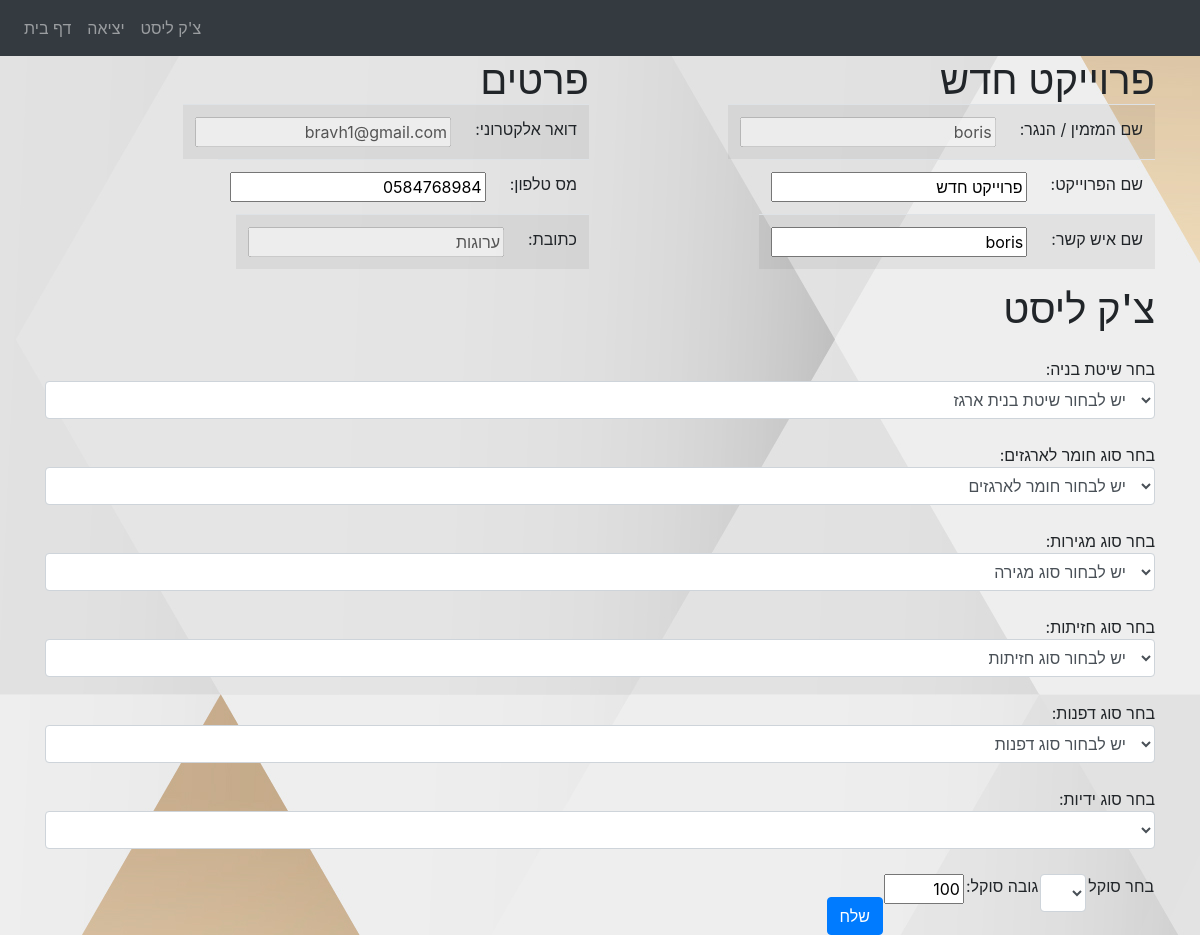
The app's page /CheckList (signed in), older data.
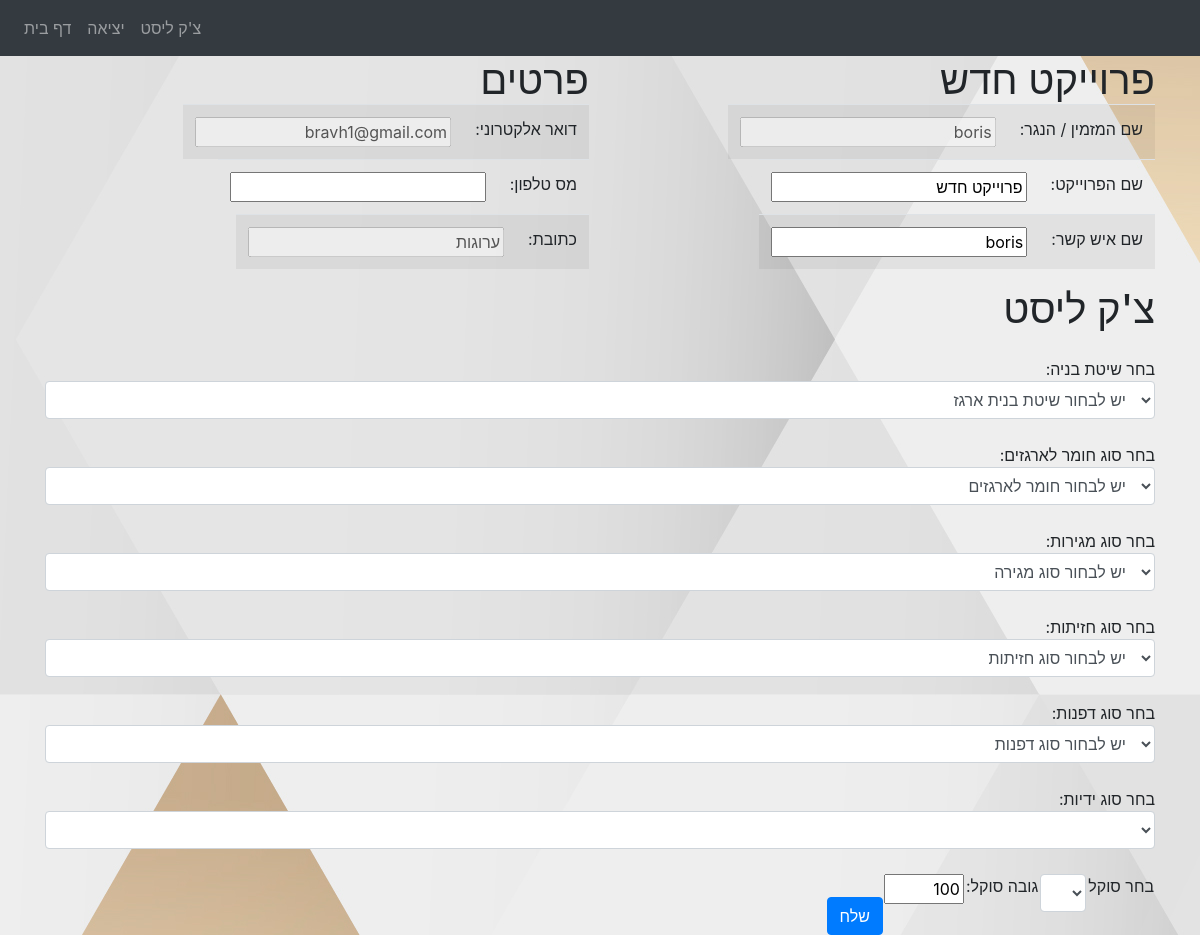
The same page, newer data.
### website/models.py (models this page shows)
class User(db.Model , UserMixin):
    id = db.Column(db.Integer, primary_key=True)
    email = db.Column(db.String(150), unique=True)
    password = db.Column(db.String(150))
    first_name = db.Column(db.String(150))
    last_name = db.Column(db.String(150))
    address = db.Column(db.String(150))
    phone = db.Column(db.String(150))
    admin = db.Column(db.Boolean, default=False)

### website/checklist.py (the view, shortened to what this page needs)
@checklist.route('/CheckList' ,methods=['GET', 'POST'])
@login_required
def CheckList():
    conm = ConMeths.query.filter_by(CType = "CCM").all()#contruction method cabinets
    cabmats = Materials.query.filter_by(MType = "CM").all() #materials for cabinet
    doorfp = Doors.query.filter_by(DType = "XDP").all() #doors for pain
    doornp = Doors.query.filter_by(DType = "XDNP").all() #doors not gor paint
    metaldrawerconst = ConMeths.query.filter_by(CType = "MCDWM").all()
    dnpm = Materials.query.filter_by(MType = "DNPM").all()#materials for doors not for paot
    dpm = Materials.query.filter_by(MType = "DP").all()#materials for paint doors
    rolls = Drawers.query.filter_by(dwtype = "MDW").all()
    drawermat = Materials.query.filter_by(MType = "DWM").all() #materials for drawers
    pulls = Pulls.query.order_by(Pulls.name).all() #pulls pick
    sokel = Sokels.query.order_by(Sokels.name).all() #sokel pick
    conmdw = ConMeths.query.filter_by(CType = "CDWM").all() #construction method wooden drawer box
    return render_template('CheckList.html', user=current_user, metaldrawerconst = metaldrawerconst ,doornp=doornp ,dpm=dpm, dnpm=dnpm ,conm= conm ,drawermat = drawermat ,sokel = sokel, doorfp = doorfp, cabmats = cabmats, rolls = rolls, pulls= pulls, conmdw = conmdw)

### website/__init__.py (called while the page is built)
def create_app():
    app = Flask(__name__)
    app.config['SECRET_KEY'] = 'sOdkamUsLaparaVelaSus'
    app.config['SQLALCHEMY_DATABASE_URI'] = f'sqlite:///{DB_NAME}'
    db.init_app(app)
    from .views import views
    from .auth import auth
    from .checklist import checklist
    from .admin import admin
    app.register_blueprint(views, url_prefix='/')
    app.register_blueprint(auth, url_prefix='/')
    app.register_blueprint(checklist, url_prefix='/')
    app.register_blueprint(admin, url_prefix='/')
    from .models import User
    create_database(app)
    login_manager = LoginManager()
    login_manager.login_view = 'auth.login'
    login_manager.init_app(app)
    @login_manager.user_loader
    def load_user(id):
        return User.query.get(int(id))
    return app

### website/templates/CheckList.html (shortened to what this page needs)
{% extends "base.html" %}
{% block content %}
<body onload="load()">
<form method="POST">
    <div id="rightside">
             <h1  >פרוייקט חדש</h1>
            <table  class="table table-striped">
                    <tr>
                    <td>:שם המזמין / הנגר </td><td> <input disabled="true" value="{{current_user.first_name}}" /></td>
                    </tr>
                    <tr>
                    <td>:שם הפרוייקט</td> <td><input name="projname" value="פרוייקט חדש"/></td>
                    </tr>
                    <tr>
                    <td>:שם איש קשר</td><td><input name="contactname" value="{{current_user.first_name}}" /></td>
                    </tr>
            </table>
    </div>
    <div id="leftside">
            <h1  > פרטים</h1>
            <table  class="table table-striped" >
                    <tr>
                    <td>:דואר אלקטרוני</td><td><input disabled="true" value="{{current_user.email}}"/></td>
                    </tr>
                    <tr>
                    <td>:מס טלפון</td><td><input name="phonen" value="{{current_user.phone}}"/></td>
                    </tr>
                    <tr>
                    <td>:כתובת</td><td><input disabled="true" value="{{current_user.address}}"/></td>
                    </tr>
             </table>
     </div>
            <h1 > צ'ק ליסט</h1>
            <br>
            <div>
                :בחר שיטת בניה
                 <select class="form-control" name="conmval">
                    <option disabled selected value>יש לבחור שיטת בנית ארגז </option>
                 </select class="form-control">
                </div>
                <br>
                <div>
                    :בחר סוג חומר לארגזים
                 <select class="form-control"  id="cabmat" name="cabmatval" >
                    <option disabled selected value>יש לבחור חומר לארגזים</option>
                 </select class="form-control">
                </div>
                <br>
            <div>
                <div>
                    <table>
                 <select class="form-control" id="chosen_drawer" name="rollsval"  onchange="selectdrawer();">
                    <option disabled selected value>יש לבחור סוג מגירה</option>
                    </select class="form-control">
                 </table>
                 </div>
            <br>
            <div>
                :בחר סוג חזיתות
                <select class="form-control" id = "doorval" name="doorval" onchange="selectdoor();">
                    <option disabled selected value>יש לבחור סוג חזיתות</option>
                </select class="form-control">
           </div>
           <br>
           <div>
            :בחר סוג דפנות
            <select class="form-control" id = "dval" name="dval" onchange="selectd();">
                <option disabled selected value>יש לבחור סוג דפנות</option>
            </select class="form-control">
       </div>
       <br>
            <div>
                :בחר סוג ידיות
                <select class="form-control" id ="pulls" name="pullsval">
                </select class="form-control">
            </div>
            <br>
            <table>
                <td>בחר סוקל</td>
                <td>
                   <select class="form-control" id="chosen_sokel" name="sokelval" style="text-align:right;" onchange="selectsokel();" >
                   </select class="form-control">
               </td>
                <td>:גובה סוקל</td>
               <td>
               <input name="sokelgovaval" value="100" id="govasokel" style="width:80px ;float:right;">
               </td>
           </table>
           </div>
           <br>
   <input class="btn btn-primary" value="שלח" type="submit"/>
</form>
</body>
{% endblock %}

### website/templates/base.html (shortened to what this page needs)
<!DOCTYPE html>
<html style="background-image: url('..//static//back.jpg')" >
  <head>
    <link
      rel="stylesheet"
      href="https://stackpath.bootstrapcdn.com/bootstrap/4.4.1/css/bootstrap.min.css"
    />
    <link
      rel="stylesheet"
      href="https://stackpath.bootstrapcdn.com/font-awesome/4.7.0/css/font-awesome.min.css"
    />
  </head>
  <body >
    <nav class="navbar navbar-expand-lg navbar-dark bg-dark">
      <div class="collapse navbar-collapse" id="navbar">
        <div class="navbar-nav">
          {% if user.is_authenticated %}
          <a class="nav-item nav-link" id="home" href="/">דף בית</a>
          <a class="nav-item nav-link" id="logout" href="/logout">יציאה</a>
          <a class="nav-item nav-link" id="load" href="/CheckList">צ'ק ליסט  </a>
          {% else %}
          <a class="nav-item nav-link" id="login" href="/login">כניסה</a>
           {% endif %}
        </div>
      </div>
    </nav>
    <div class="container">{% block content %} {% endblock %}</div>
    <link rel="stylesheet" href="{{ url_for('static', filename='checklist.css') }}">
  </body>
</html>

### website/static/checklist.css (style rules this page uses)
#rightside { width: 49%; float: right; }
#leftside { width: 49%; float: left; }
table, th , td, p , tr, input , form { margin: auto; float: right; text-align: right; }
h1 { margin: auto; text-align:right; }
body { background-image: url('/static/back.jpg'); background-repeat: no-repeat; background-attachment: fixed; background-size: cover; }
select { width: 220px; text-align: right; }

Row changes from the older to the newer data that the page shows:
changed User "boris": phonen "0584768984" → (not shown)
